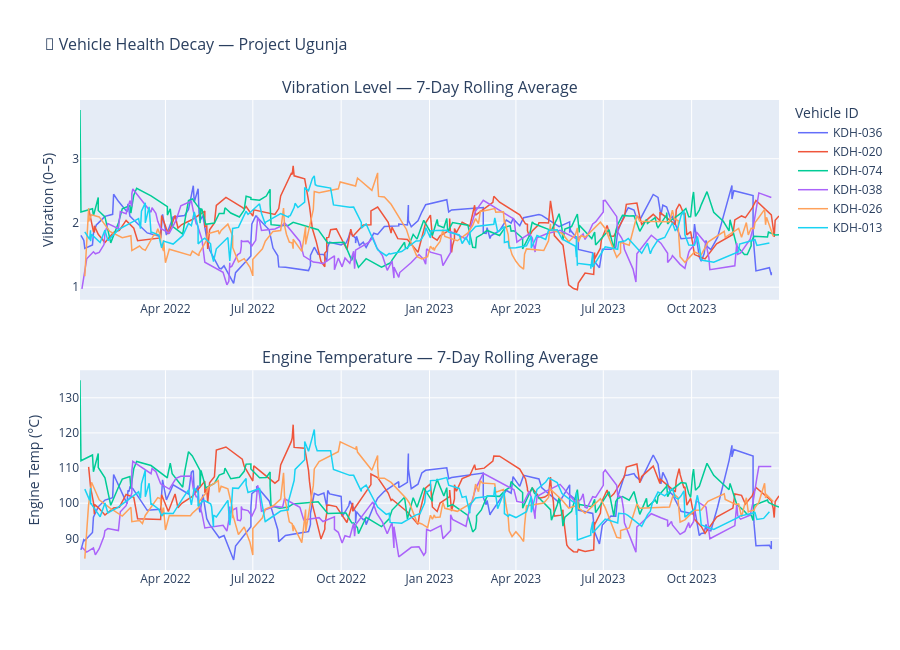

Notebook code cell kept with this figure:
### Code cell
def plot_health_decay_visualization(df: pd.DataFrame, n_sample: int = 6) -> None:
    """
    Visualise vehicle health decay over time — rolling vibration and
    engine temperature trends for a sample of vehicles.

    Parameters
    ----------
    df       : pd.DataFrame  Feature-engineered DataFrame.
    n_sample : int           Number of sample vehicles to plot.
    """
    top_vehicles = df['vehicle_id'].value_counts().head(n_sample).index.tolist()
    sample_df    = df[df['vehicle_id'].isin(top_vehicles)].copy()
    colours      = px.colors.qualitative.Plotly

    fig = make_subplots(
        rows=2, cols=1,
        subplot_titles=[
            'Vibration Level — 7-Day Rolling Average',
            'Engine Temperature — 7-Day Rolling Average',
        ],
        vertical_spacing=0.15,
    )

    for idx, vid in enumerate(top_vehicles):
        vdf    = sample_df[sample_df['vehicle_id'] == vid].sort_values('timestamp')
        colour = colours[idx % len(colours)]

        fig.add_trace(go.Scatter(
            x=vdf['timestamp'], y=vdf['vibration_rolling_7d'],
            name=vid, line=dict(color=colour, width=1.5),
            mode='lines', showlegend=True,
        ), row=1, col=1)

        fig.add_trace(go.Scatter(
            x=vdf['timestamp'], y=vdf['engine_temp_rolling_7d'],
            name=vid, line=dict(color=colour, width=1.5),
            mode='lines', showlegend=False,
        ), row=2, col=1)

    fig.update_layout(
        height=650,
        title_text='🔧 Vehicle Health Decay — Project Ugunja',
        title_font_size=16,
        legend_title='Vehicle ID',
    )
    fig.update_yaxes(title_text='Vibration (0–5)', row=1, col=1)
    fig.update_yaxes(title_text='Engine Temp (°C)', row=2, col=1)
    fig.show()


plot_health_decay_visualization(df_engineered)

### Figure 1 — Plotly figure (JSON) as saved in the notebook; plotly's stock layout.template omitted (floating-point values rounded to 4 significant figures; data arrays with more than 128 entries replaced by an {"elided": "..."} marker saying what was removed)
{"data": [{"line": {"color": "#636EFA", "width": 1.5}, "mode": "lines", "name": "KDH-036", "showlegend": true, "type": "scatter", "x": {"elided": "150 str values"}, "xaxis": "x", "y": {"elided": "150 float values"}, "yaxis": "y"}, {"line": {"color": "#636EFA", "width": 1.5}, "mode": "lines", "name": "KDH-036", "showlegend": false, "type": "scatter", "x": {"elided": "150 str values"}, "xaxis": "x2", "y": {"elided": "150 float values"}, "yaxis": "y2"}, {"line": {"color": "#EF553B", "width": 1.5}, "mode": "lines", "name": "KDH-020", "showlegend": true, "type": "scatter", "x": {"elided": "150 str values"}, "xaxis": "x", "y": {"elided": "150 float values"}, "yaxis": "y"}, {"line": {"color": "#EF553B", "width": 1.5}, "mode": "lines", "name": "KDH-020", "showlegend": false, "type": "scatter", "x": {"elided": "150 str values"}, "xaxis": "x2", "y": {"elided": "150 float values"}, "yaxis": "y2"}, {"line": {"color": "#00CC96", "width": 1.5}, "mode": "lines", "name": "KDH-074", "showlegend": true, "type": "scatter", "x": {"elided": "146 str values"}, "xaxis": "x", "y": {"elided": "146 float values"}, "yaxis": "y"}, {"line": {"color": "#00CC96", "width": 1.5}, "mode": "lines", "name": "KDH-074", "showlegend": false, "type": "scatter", "x": {"elided": "146 str values"}, "xaxis": "x2", "y": {"elided": "146 float values"}, "yaxis": "y2"}, {"line": {"color": "#AB63FA", "width": 1.5}, "mode": "lines", "name": "KDH-038", "showlegend": true, "type": "scatter", "x": {"elided": "145 str values"}, "xaxis": "x", "y": {"elided": "145 float values"}, "yaxis": "y"}, {"line": {"color": "#AB63FA", "width": 1.5}, "mode": "lines", "name": "KDH-038", "showlegend": false, "type": "scatter", "x": {"elided": "145 str values"}, "xaxis": "x2", "y": {"elided": "145 float values"}, "yaxis": "y2"}, {"line": {"color": "#FFA15A", "width": 1.5}, "mode": "lines", "name": "KDH-026", "showlegend": true, "type": "scatter", "x": {"elided": "145 str values"}, "xaxis": "x", "y": {"elided": "145 float values"}, "yaxis": "y"}, {"line": {"color": "#FFA15A", "width": 1.5}, "mode": "lines", "name": "KDH-026", "showlegend": false, "type": "scatter", "x": {"elided": "145 str values"}, "xaxis": "x2", "y": {"elided": "145 float values"}, "yaxis": "y2"}, {"line": {"color": "#19D3F3", "width": 1.5}, "mode": "lines", "name": "KDH-013", "showlegend": true, "type": "scatter", "x": {"elided": "144 str values"}, "xaxis": "x", "y": {"elided": "144 float values"}, "yaxis": "y"}, {"line": {"color": "#19D3F3", "width": 1.5}, "mode": "lines", "name": "KDH-013", "showlegend": false, "type": "scatter", "x": {"elided": "144 str values"}, "xaxis": "x2", "y": {"elided": "144 float values"}, "yaxis": "y2"}], "layout": {"annotations": [{"font": {"size": 16}, "showarrow": false, "text": "Vibration Level — 7-Day Rolling Average", "x": 0.5, "xanchor": "center", "xref": "paper", "y": 1, "yanchor": "bottom", "yref": "paper"}, {"font": {"size": 16}, "showarrow": false, "text": "Engine Temperature — 7-Day Rolling Average", "x": 0.5, "xanchor": "center", "xref": "paper", "y": 0.425, "yanchor": "bottom", "yref": "paper"}], "height": 650, "legend": {"title": {"text": "Vehicle ID"}}, "title": {"font": {"size": 16}, "text": "🔧 Vehicle Health Decay — Project Ugunja"}, "xaxis": {"anchor": "y", "domain": [0, 1]}, "xaxis2": {"anchor": "y2", "domain": [0, 1]}, "yaxis": {"anchor": "x", "domain": [0.575, 1], "title": {"text": "Vibration (0–5)"}}, "yaxis2": {"anchor": "x2", "domain": [0, 0.425], "title": {"text": "Engine Temp (°C)"}}}}
